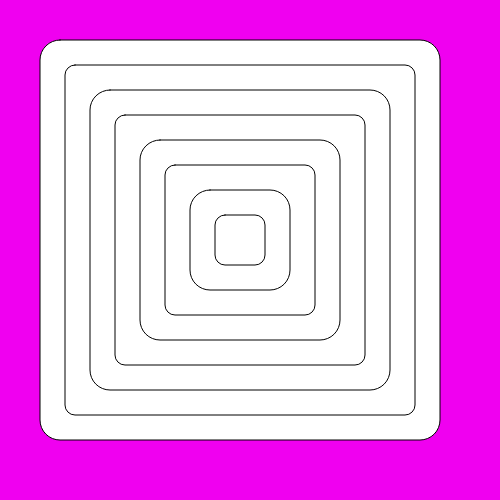
Frame 1 (no input)
Frame 60 (no input): identical to frame 1, image omitted
Frame 120 (the mouse pressed at the canvas centre since frame 60): identical to frame 1, image omitted

The p5.js sketch that drew this single still picture (run headless with seeded random() and noise() and a simulated clock; from frame 60 on, the mouse is pressed at the canvas centre):

// p5.js sketch
// ── sketch.js
function setup() {
  createCanvas(500,500);
}

function draw() {
  background(240, 0, 240);

  rectMode(CENTER);
  rect(240,240,400,400, 20);
  rect(240,240,350,350, 10);
  rect(240,240,300,300, 20);
  rect(240,240,250,250, 10);
  rect(240,240,200,200, 20);
  rect(240,240,150,150, 10);
  rect(240,240,100,100, 20);
  rect(240,240,50,50, 10);
}
